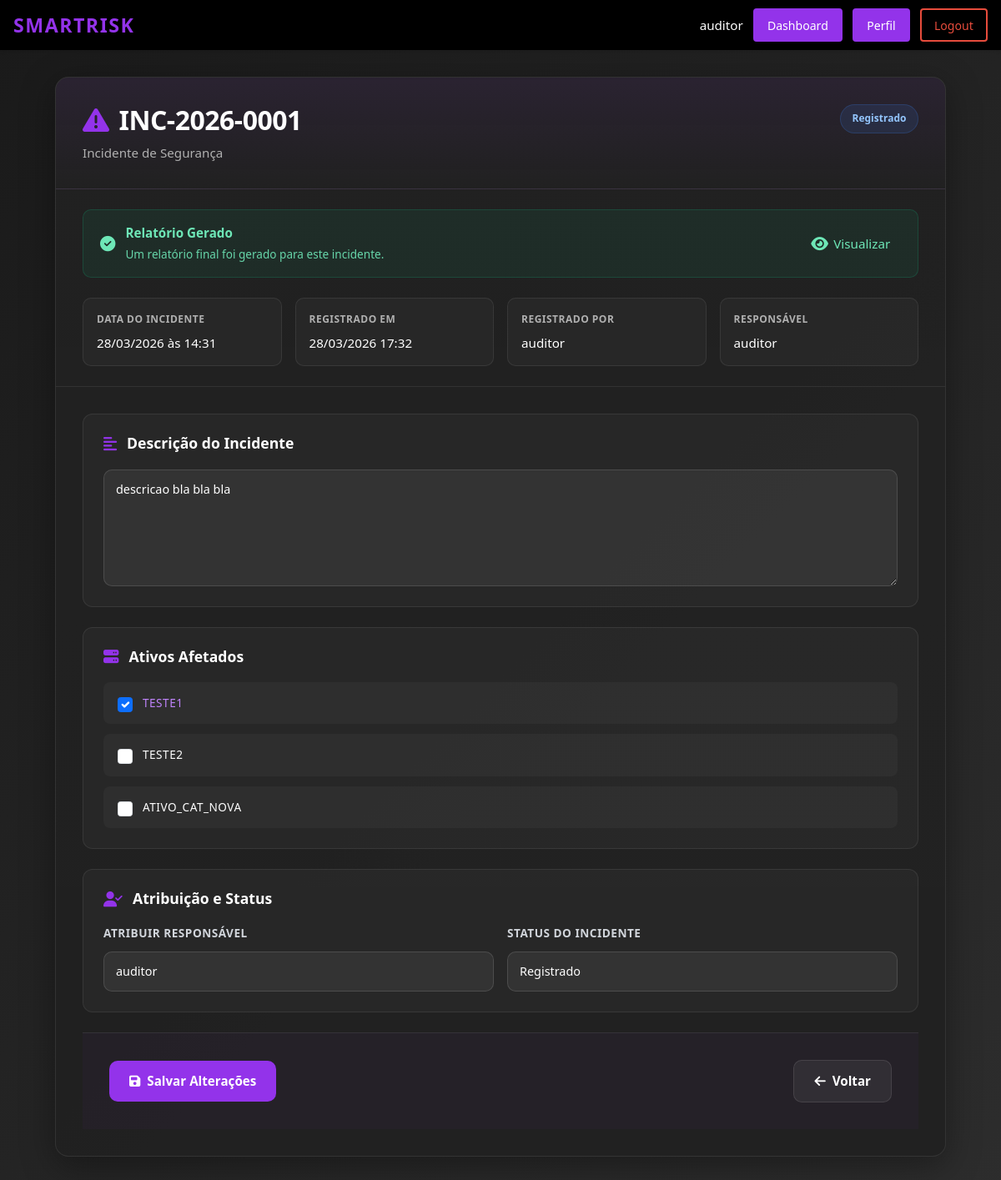
Page /visualizar_incidente/1/ (signed in) on the committed database.
### ismsapp/models.py (models this page shows, shortened)
class Incidente(models.Model):
    class StatusIncidente(models.TextChoices):
        REGISTRADO = "registrado", "Registrado"
        EM_INVESTIGACAO = "em_investigacao", "Em Investigação"
        RESOLVIDO = "resolvido", "Resolvido"
        FECHADO = "fechado", "Fechado"
    """Unique identifier for this incident (e.g., INC-2023-001)"""
    numero_incidente = models.CharField(
        max_length=50,
        unique=True,
        help_text="Identificador único do incidente (ex: INC-2023-001)"
    )
    """Detailed description of the security incident observed."""
    descricao = models.TextField(
        help_text="Descrição detalhada da natureza do incidente observado."
    )
    """Date when the incident occurred."""
    data_incidente = models.DateField(
        help_text="Data em que o incidente ocorreu."
    )
    """Time when the incident occurred."""
    hora_incidente = models.TimeField(
        help_text="Hora em que o incidente ocorreu."
    )
    """Assets affected by this incident (many-to-many relationship)."""
    ativos_afetados = models.ManyToManyField(
        Ativo,
        related_name="incidentes",
        help_text="Ativos afetados por este incidente."
    )
    """Current status of the incident in its lifecycle."""
    status = models.CharField(
        max_length=20,
        choices=StatusIncidente.choices,
        default=StatusIncidente.REGISTRADO,
        help_text="Status atual do incidente em seu ciclo de vida."
    )
    """User responsible for treating/resolving this incident."""
    responsavel_tratamento = models.ForeignKey(
        User,
        on_delete=models.SET_NULL,
        null=True,
        blank=True,
        related_name="incidentes_responsavel",
        help_text="Responsável pelo tratamento e resolução do incidente."
    )
    """User who registered this incident."""
    registrado_por = models.ForeignKey(
        User,
        on_delete=models.SET_NULL,
        null=True,
        blank=True,
        related_name="incidentes_registrados",
        help_text="Usuário que registrou este incidente."
    )
    """Timestamp when this incident was registered."""
    data_registro = models.DateTimeField(
        auto_now_add=True,
        help_text="Data e hora do registro do incidente no sistema."
    )
    """Timestamp of the last update to this incident."""
    data_atualizacao = models.DateTimeField(
        auto_now=True,
        help_text="Data e hora da última atualização do incidente."
    )
    """Whether a final report has been generated for this incident."""
    relatorio_gerado = models.BooleanField(
        default=False,
        help_text="Indica se o relatório final foi gerado para este incidente."
    )
    class Meta:
        verbose_name = "Incidente"
        verbose_name_plural = "Incidentes"
        ordering = ["-data_incidente", "-hora_incidente"]

class Ativo(models.Model):
    """Name/identifier of the asset (e.g., 'Servidor de Banco de Dados Prod-01')."""
    nome = models.CharField(
        max_length=255,
        default="Ativo",
        help_text="Nome único ou identificador do ativo (ex.: 'Servidor de Banco de Dados Prod-01').",
    )
    """Foreign key to the asset category that classifies this asset."""
    categoria = models.ForeignKey(
        CategoriaAtivo,
        on_delete=models.SET_NULL,
        null=True,
        related_name="ativos",
        help_text="Categoria que classifica este ativo.",
    )
    """Numeric score for the Confidentiality dimension, indicating how sensitive the asset's information is. Higher values mean greater damage if data is disclosed without authorization."""
    confidencialidade = models.PositiveSmallIntegerField(
        verbose_name = "Confidencialidade (C)",
        default = 0,
        help_text = (
            "Grau de sensibilidade das informações deste ativo. "
            "Uma pontuação mais alta indica maior prejuízo caso os dados sejam divulgados sem autorização."
        ),
    )
    """Numeric score for the Integrity dimension, indicating how critical it is that the asset's data remains accurate and unaltered. Higher values mean greater harm if data is modified or corrupted."""
    integridade = models.PositiveSmallIntegerField(
        verbose_name = "Integridade (I)",
        default = 0,
        help_text = (
            "Grau de criticalidade do dado deste ativo. "
            "Uma pontuação mais alta indica maior dano se os dados forem modificados ou corrompidos."
        ),
    )
    """Numeric score for the Availability dimension, indicating how important it is that the asset is accessible when needed. Higher values mean more severe impact if the asset becomes unavailable."""
    disponibilidade = models.PositiveSmallIntegerField(
        verbose_name = "Disponibilidade (D)",
        default = 0,
        help_text = (
            "Grau de importância do acesso a este ativo quando necessário. "
            "Uma pontuação mais alta indica impacto mais severo se o ativo se tornar indisponível."
        ),
    )
    """The Privacy dimension score, indicating how much the asset handles personal data subject to privacy regulations. Higher values mean greater exposure to privacy-related obligations and risks."""
    privacidade = models.PositiveSmallIntegerField(
        verbose_name = "Privacidade (P)",
        default = 0,
        help_text = (
            "O grau em que este ativo lida com dados pessoais sujeitos a regulamentações de privacidade. "
            "Uma pontuação mais alta indica maior exposição a obrigações e riscos relacionados à privacidade."
        ),
    )
    """Composite CIDP weight calculated from the four dimension scores previously defined. This value is used in risk scoring to reflect the overall criticality of the asset. Consider overriding the save() method or using a @property to automatically keep this value in sync whenever any of the individual dimension scores are updated."""
    peso_cidp = models.DecimalField(
        max_digits = 5,
        decimal_places = 2,
        default = 0,
        help_text = (
            "Peso composto CIDP calculado a partir das quatro pontuações de dimensão acima. "
        ),
    )
    class Meta:
        verbose_name = "Ativo"
        verbose_name_plural = "Ativos"
    def __str__(self):
        return f"{self.nome}"

### ismsapp/views.py (the view, shortened to what this page needs)
# urls.py: path("visualizar_incidente/<int:incidente_id>/", views.VisualizarIncidenteView.as_view(), name="visualizar_incidente"),
class VisualizarIncidenteView(View):
    template_name = "ismsapp/visualizar_incidente.html"
    def _check_permission(self, user):
        if not user.is_authenticated:
            return False
        user_profile = getattr(user, 'profile', None)
        if not user_profile:
            return False
        allowed_actors = [
            UserProfile.Actor.AUDITOR,
            UserProfile.Actor.ANALISTA
        ]
        return user_profile.actor_type in allowed_actors
    @method_decorator(login_required(login_url="login"))
    def get(self, request, incidente_id, *args, **kwargs):
        if not self._check_permission(request.user):
            messages.error(request, "Você não tem permissão para acessar esta página.")
            return redirect('dashboard')
        try:
            from .models import Incidente
            incidente = Incidente.objects.prefetch_related('ativos_afetados').get(id=incidente_id)
        except:
            messages.error(request, "Incidente não encontrado.")
            return redirect('gestao_incidentes')
        form = AtribuirResponsavelIncidenteForm(instance=incidente)
        has_relatorio = hasattr(incidente, 'relatorio')
        contexto = {
            'incidente': incidente,
            'form': form,
            'has_relatorio': has_relatorio,
        }
        return render(request, self.template_name, contexto)

### ismsapp/templates/ismsapp/visualizar_incidente.html (shortened to what this page needs)
{% extends "ismsapp/base.html" %}
{% load static %}
{% block extra_css %}
    <link href="https://cdn.jsdelivr.net/npm/bootstrap@5.3.0/dist/css/bootstrap.min.css" rel="stylesheet">
    <link href="https://cdnjs.cloudflare.com/ajax/libs/font-awesome/6.4.0/css/all.min.css" rel="stylesheet">
    <link href="{% static 'css/ismsapp/visualizar_incidente.css' %}" rel="stylesheet">
{% endblock %}
    {% block content %}
        <div class="incident-page">
            <div class="incident-card">
                <div class="incident-header">
                    <div class="header-top">
                        <h1>
                            <i class="fas fa-exclamation-triangle"></i> {{ incidente.numero_incidente }}
                        </h1>
                        <p class="header-subtitle">Incidente de Segurança</p>
                    </div>
                    <div class="header-meta">
                        <span class="status-badge status-{{ incidente.status|lower }}">
                            {{ incidente.get_status_display }}
                        </span>
                    </div>
                </div>
                {% if has_relatorio %}
                <div class="alert-banner">
                    <i class="fas fa-check-circle"></i>
                    <div class="alert-content">
                        <strong>Relatório Gerado</strong>
                        <p>Um relatório final foi gerado para este incidente.</p>
                    </div>
                    <a href="{% url 'relatorio_incidente' incidente.relatorio.id %}" class="alert-action">
                        <i class="fas fa-eye"></i> Visualizar
                    </a>
                </div>
                {% endif %}
                <div class="incident-meta-grid">
                    <div class="info-card">
                        <label class="info-label">Data do Incidente</label>
                        <p class="info-value">{{ incidente.data_incidente|date:"d/m/Y" }} às {{ incidente.hora_incidente|time:"H:i" }}</p>
                    </div>
                    <div class="info-card">
                        <label class="info-label">Registrado em</label>
                        <p class="info-value">{{ incidente.data_registro|date:"d/m/Y H:i" }}</p>
                    </div>
                    <div class="info-card">
                        <label class="info-label">Registrado por</label>
                        <p class="info-value">{{ incidente.registrado_por.get_full_name|default:incidente.registrado_por.username }}</p>
                    </div>
                    <div class="info-card">
                        <label class="info-label">Responsável</label>
                        <p class="info-value">
                            {% if incidente.responsavel_tratamento %}
                                {{ incidente.responsavel_tratamento.get_full_name|default:incidente.responsavel_tratamento.username }}
                            {% else %}
                                <span class="text-muted">Não atribuído</span>
                            {% endif %}
                        </p>
                    </div>
                </div>
                <form method="POST" class="editable-sections">
                    <div class="section">
                        <h3 class="section-title">
                            <i class="fas fa-align-left"></i> Descrição do Incidente
                        </h3>
                        <div class="form-group">
                            {{ form.descricao }}
                        </div>
                    </div>
                    <div class="section">
                        <h3 class="section-title">
                            <i class="fas fa-server"></i> Ativos Afetados
                        </h3>
                        <div class="form-group">
                            <div class="assets-checkbox-group">
                                {% for checkbox in form.ativos_afetados %}
                                    <label class="checkbox-label">
                                        {{ checkbox.tag }}
                                        <span>{{ checkbox.choice_label }}</span>
                                    </label>
                                {% endfor %}
                            </div>
                        </div>
                    </div>
                    <div class="section">
                        <h3 class="section-title">
                            <i class="fas fa-user-check"></i> Atribuição e Status
                        </h3>
                        <div class="form-row">
                            <div class="form-group">
                                <label for="{{ form.responsavel_tratamento.id_for_label }}">
                                    Atribuir Responsável
                                </label>
                                {{ form.responsavel_tratamento }}
                            </div>
                            <div class="form-group">
                                <label for="{{ form.status.id_for_label }}">
                                    Status do Incidente
                                </label>
                                {{ form.status }}
                            </div>
                        </div>
                    </div>
                    <div class="action-footer">
                        <div class="footer-actions">
                            <button type="submit" class="btn-submit">
                                <i class="fas fa-save"></i> Salvar Alterações
                            </button>
                        </div>
                        <a href="{% url 'gestao_incidentes' %}" class="btn-secondary">
                            <i class="fas fa-arrow-left"></i> Voltar
                        </a>
                    </div>
                </form>
            </div>
        </div>
    {% endblock %}

### ismsapp/templates/ismsapp/base.html (shortened to what this page needs)
{% load static %}
<!DOCTYPE html>
<html lang="en">
<head>
    <link rel="stylesheet" href="{% static 'css/ismsapp/header.css' %}">
    {% block extra_css %}{% endblock %}
</head>
<body class="{% block body_class %}{% endblock %}">
    <header class="isms-header" role="banner">
        <div class="header-container">
            <a href="{% url 'home' %}" class="header-logo" aria-label="SmartRisk home">
                <span class="logo-text">SmartRisk</span>
            </a>
            <nav id="site-navigation" class="header-nav" role="navigation" aria-label="Main Navigation">
                {% if user.is_authenticated %}
                    <div class="nav-user">
                        <span class="username">{{ user.username }}</span>
                        <a href="{% url 'dashboard' %}" class="nav-button dashboard-button {% if request.resolver_match.url_name == 'dashboard' %}active{% endif %}" aria-label="Dashboard">
                            Dashboard
                        </a>
                        <a href="{% url 'profile' %}" class="nav-button profile-button {% if request.resolver_match.url_name == 'profile' %}active{% endif %}" aria-label="Profile">
                            Perfil
                        </a>
                        <form action="{% url 'logout' %}" method="post" style="display:inline;">
                            <button type="submit" class="nav-button logout-button" aria-label="Logout">Logout</button>
                        </form>
                    </div>
                {% endif %}
            </nav>
        </div>
    </header>
    <main id="main-content" class="main-content">
        <div class="content-container">
            {% block content %}{% endblock %}
        </div>
    </main>
</body>
</html>

### rows in the picture
Incidente: numero_incidente "INC-2026-0001", status "Registrado", data_incidente "28/03/2026", hora_incidente "14:31", data_registro "28/03/2026 17:32", registrado_por.get_full_name "auditor", responsavel_tratamento.get_full_name "auditor", descricao "descricao bla bla bla", responsavel_tratamento "auditor"
Ativo: choice_label "TESTE1"
Ativo: choice_label "TESTE2"
Ativo: choice_label "ATIVO_CAT_NOVA"

### other values in the picture
{{ user.username }} "auditor"
